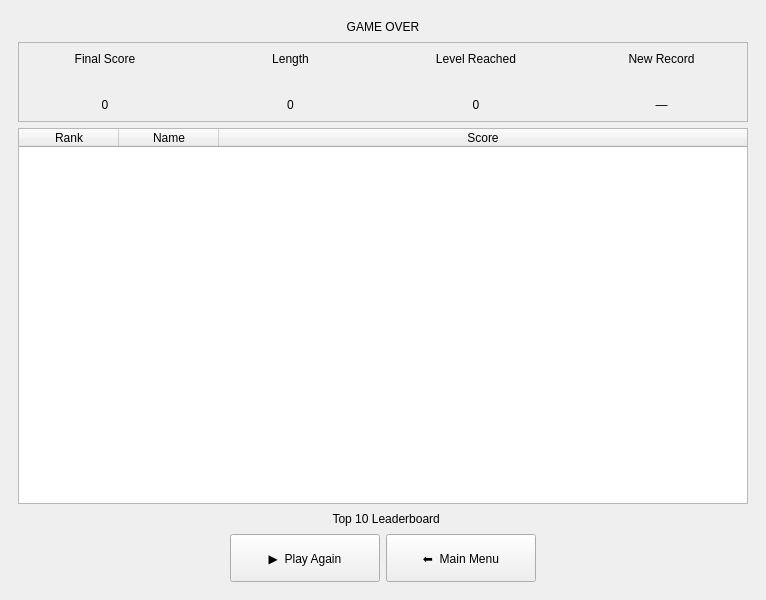
<?xml version="1.0" encoding="UTF-8"?>
<ui version="4.0">
 <class>MainWindow</class>
 <widget class="QMainWindow" name="MainWindow">
  <property name="geometry">
   <rect>
    <x>0</x>
    <y>0</y>
    <width>766</width>
    <height>600</height>
   </rect>
  </property>
  <property name="minimumSize">
   <size>
    <width>700</width>
    <height>600</height>
   </size>
  </property>
  <property name="windowTitle">
   <string>Snake++</string>
  </property>
  <widget class="QWidget" name="centralwidget">
   <layout class="QVBoxLayout" name="verticalLayout_4">
    <item>
     <widget class="QStackedWidget" name="stackedWidget">
      <property name="currentIndex">
       <number>2</number>
      </property>
      <widget class="QWidget" name="pagMenu">
       <layout class="QVBoxLayout" name="verticalLayout_3">
        <item>
         <widget class="QLabel" name="lblTitle">
          <property name="sizePolicy">
           <sizepolicy hsizetype="Expanding" vsizetype="Expanding">
            <horstretch>0</horstretch>
            <verstretch>0</verstretch>
           </sizepolicy>
          </property>
          <property name="font">
           <font>
            <family>Segoe UI</family>
            <pointsize>72</pointsize>
            <italic>false</italic>
            <bold>true</bold>
           </font>
          </property>
          <property name="styleSheet">
           <string notr="true">font: 700 72pt &quot;Segoe UI&quot;;

            color: rgb(255, 33, 244);

            background : qlineargradient(spread:pad, x1:0, y1:1, x2:0, y2:0,
            stop:0 rgba(0, 0, 0, 255),
            stop:0.05 rgba(14, 8, 73, 255),
            stop:0.36 rgba(28, 17, 145, 255),
            stop:0.6 rgba(126, 14, 81, 255),
            stop:0.75 rgba(234, 11, 11, 255),
            stop:0.79 rgba(244, 70, 5, 255),
            stop:0.86 rgba(255, 136, 0, 255),
            stop:0.935 rgba(239, 236, 55, 255))</string>
          </property>
          <property name="frameShape">
           <enum>QFrame::Shape::Box</enum>
          </property>
          <property name="frameShadow">
           <enum>QFrame::Shadow::Sunken</enum>
          </property>
          <property name="text">
           <string>🐍 Snake++</string>
          </property>
          <property name="textFormat">
           <enum>Qt::TextFormat::AutoText</enum>
          </property>
          <property name="scaledContents">
           <bool>true</bool>
          </property>
          <property name="alignment">
           <set>Qt::AlignmentFlag::AlignCenter</set>
          </property>
         </widget>
        </item>
        <item>
         <widget class="QLabel" name="lblSubtitle">
          <property name="text">
           <string/>
          </property>
          <property name="alignment">
           <set>Qt::AlignmentFlag::AlignCenter</set>
          </property>
         </widget>
        </item>
        <item>
         <widget class="QLabel" name="lblName">
          <property name="sizePolicy">
           <sizepolicy hsizetype="Preferred" vsizetype="Preferred">
            <horstretch>0</horstretch>
            <verstretch>0</verstretch>
           </sizepolicy>
          </property>
          <property name="font">
           <font>
            <family>Times New Roman</family>
            <pointsize>28</pointsize>
            <italic>false</italic>
            <bold>true</bold>
           </font>
          </property>
          <property name="styleSheet">
           <string notr="true">color: rgb(68, 197, 160);
            font: 700 &quot;Times New Roman&quot;;
            font: 28pt;
            font: 700 28pt &quot;Times New Roman&quot;;</string>
          </property>
          <property name="text">
           <string>Player Name</string>
          </property>
          <property name="scaledContents">
           <bool>true</bool>
          </property>
          <property name="alignment">
           <set>Qt::AlignmentFlag::AlignCenter</set>
          </property>
         </widget>
        </item>
        <item>
         <widget class="QLineEdit" name="inputPlayerName">
          <property name="maxLength">
           <number>20</number>
          </property>
          <property name="placeholderText">
           <string>Enter your name...</string>
          </property>
         </widget>
        </item>
        <item>
         <widget class="QLabel" name="lblDifficulty">
          <property name="font">
           <font>
            <family>Times New Roman</family>
            <pointsize>28</pointsize>
            <italic>false</italic>
            <bold>true</bold>
           </font>
          </property>
          <property name="styleSheet">
           <string notr="true">color: rgb(68, 197, 160);
            font: 700 &quot;Times New Roman&quot;;
            font: 28pt;
            font: 700 28pt &quot;Times New Roman&quot;;</string>
          </property>
          <property name="text">
           <string>Difficulty</string>
          </property>
          <property name="alignment">
           <set>Qt::AlignmentFlag::AlignBottom|Qt::AlignmentFlag::AlignHCenter</set>
          </property>
         </widget>
        </item>
        <item>
         <layout class="QHBoxLayout">
          <property name="sizeConstraint">
           <enum>QLayout::SizeConstraint::SetDefaultConstraint</enum>
          </property>
          <item>
           <widget class="QComboBox" name="comboDifficulty">
            <item>
             <property name="text">
              <string>Easy — Slow speed, no obstacles</string>
             </property>
            </item>
            <item>
             <property name="text">
              <string>Medium — Moderate speed, some obstacles</string>
             </property>
            </item>
            <item>
             <property name="text">
              <string>Hard — Fast speed, many obstacles</string>
             </property>
            </item>
            <item>
             <property name="text">
              <string>Insane — Maximum speed, maze obstacles</string>
             </property>
            </item>
           </widget>
          </item>
         </layout>
        </item>
        <item>
         <widget class="QLabel" name="lblMode">
          <property name="font">
           <font>
            <family>Times New Roman</family>
            <pointsize>28</pointsize>
            <italic>false</italic>
            <bold>true</bold>
           </font>
          </property>
          <property name="styleSheet">
           <string notr="true">color: rgb(68, 197, 160);
            font: 700 &quot;Times New Roman&quot;;
            font: 28pt;
            font: 700 28pt &quot;Times New Roman&quot;;</string>
          </property>
          <property name="text">
           <string>Game Mode</string>
          </property>
          <property name="alignment">
           <set>Qt::AlignmentFlag::AlignCenter</set>
          </property>
         </widget>
        </item>
        <item>
         <layout class="QHBoxLayout">
          <item>
           <widget class="QComboBox" name="comboMode">
            <item>
             <property name="text">
              <string>Classic — Eat food, grow, survive</string>
             </property>
            </item>
            <item>
             <property name="text">
              <string>Time Attack — Score as much as possible in 60s</string>
             </property>
            </item>
            <item>
             <property name="text">
              <string>Level Rush — Clear levels as fast as possible</string>
             </property>
            </item>
           </widget>
          </item>
         </layout>
        </item>
        <item>
         <widget class="QLabel" name="lblWrap">
          <property name="font">
           <font>
            <family>Times New Roman</family>
            <pointsize>28</pointsize>
            <italic>false</italic>
            <bold>true</bold>
            <underline>false</underline>
           </font>
          </property>
          <property name="styleSheet">
           <string notr="true">color: rgb(68, 197, 160);
            font: 700 &quot;Times New Roman&quot;;
            font: 28pt;
            font: 700 28pt &quot;Times New Roman&quot;;</string>
          </property>
          <property name="text">
           <string>Wall Wrap</string>
          </property>
          <property name="alignment">
           <set>Qt::AlignmentFlag::AlignCenter</set>
          </property>
         </widget>
        </item>
        <item>
         <layout class="QHBoxLayout">
          <item>
           <spacer name="horizontalSpacer_2">
            <property name="orientation">
             <enum>Qt::Orientation::Horizontal</enum>
            </property>
            <property name="sizeHint" stdset="0">
             <size>
              <width>40</width>
              <height>20</height>
             </size>
            </property>
           </spacer>
          </item>
          <item>
           <widget class="QCheckBox" name="chkWallWrap">
            <property name="text">
             <string>Enable (pass through walls)</string>
            </property>
           </widget>
          </item>
          <item>
           <spacer>
            <property name="orientation">
             <enum>Qt::Orientation::Horizontal</enum>
            </property>
            <property name="sizeHint" stdset="0">
             <size>
              <width>0</width>
              <height>0</height>
             </size>
            </property>
           </spacer>
          </item>
         </layout>
        </item>
        <item>
         <widget class="QLabel" name="lblBoardSize">
          <property name="text">
           <string/>
          </property>
         </widget>
        </item>
        <item>
         <layout class="QHBoxLayout">
          <item>
           <spacer>
            <property name="orientation">
             <enum>Qt::Orientation::Horizontal</enum>
            </property>
            <property name="sizeHint" stdset="0">
             <size>
              <width>0</width>
              <height>0</height>
             </size>
            </property>
           </spacer>
          </item>
          <item>
           <widget class="QPushButton" name="btnStart">
            <property name="minimumSize">
             <size>
              <width>160</width>
              <height>48</height>
             </size>
            </property>
            <property name="text">
             <string> Start Game</string>
            </property>
           </widget>
          </item>
          <item>
           <widget class="QPushButton" name="btnLeaderboard">
            <property name="minimumSize">
             <size>
              <width>160</width>
              <height>48</height>
             </size>
            </property>
            <property name="text">
             <string>Leaderboard</string>
            </property>
           </widget>
          </item>
          <item>
           <widget class="QPushButton" name="btnQuit">
            <property name="minimumSize">
             <size>
              <width>100</width>
              <height>48</height>
             </size>
            </property>
            <property name="text">
             <string> Quit</string>
            </property>
           </widget>
          </item>
          <item>
           <spacer>
            <property name="orientation">
             <enum>Qt::Orientation::Horizontal</enum>
            </property>
            <property name="sizeHint" stdset="0">
             <size>
              <width>0</width>
              <height>0</height>
             </size>
            </property>
           </spacer>
          </item>
         </layout>
        </item>
       </layout>
      </widget>
      <widget class="QWidget" name="pagGame">
       <layout class="QVBoxLayout" name="gameLayout">
        <property name="spacing">
         <number>0</number>
        </property>
        <item>
         <widget class="QFrame" name="frmHud">
          <property name="frameShape">
           <enum>QFrame::Shape::StyledPanel</enum>
          </property>
          <layout class="QHBoxLayout" name="hudLayout">
           <property name="spacing">
            <number>24</number>
           </property>
           <item>
            <layout class="QVBoxLayout">
             <item>
              <widget class="QLabel" name="lblScoreCaption">
               <property name="text">
                <string>SCORE</string>
               </property>
              </widget>
             </item>
             <item>
              <widget class="QLabel" name="lblScoreValue">
               <property name="text">
                <string>0</string>
               </property>
              </widget>
             </item>
            </layout>
           </item>
           <item>
            <layout class="QVBoxLayout">
             <item>
              <widget class="QLabel" name="lblSpeedCaption">
               <property name="text">
                <string>SPEED</string>
               </property>
              </widget>
             </item>
             <item>
              <widget class="QLabel" name="lblSpeedValue">
               <property name="text">
                <string>Slow</string>
               </property>
              </widget>
             </item>
            </layout>
           </item>
           <item>
            <layout class="QVBoxLayout">
             <property name="spacing">
              <number>10</number>
             </property>
             <item>
              <widget class="QLabel" name="lblLengthCaption">
               <property name="text">
                <string>LENGTH</string>
               </property>
              </widget>
             </item>
             <item>
              <widget class="QLabel" name="lblLengthValue">
               <property name="text">
                <string>4</string>
               </property>
              </widget>
             </item>
            </layout>
           </item>
           <item>
            <layout class="QVBoxLayout">
             <item>
              <widget class="QLabel" name="lblLevelCaption">
               <property name="text">
                <string>LEVEL</string>
               </property>
              </widget>
             </item>
             <item>
              <widget class="QLabel" name="lblLevelValue">
               <property name="text">
                <string>1</string>
               </property>
              </widget>
             </item>
            </layout>
           </item>
           <item>
            <spacer>
             <property name="orientation">
              <enum>Qt::Orientation::Horizontal</enum>
             </property>
             <property name="sizeHint" stdset="0">
              <size>
               <width>0</width>
               <height>0</height>
              </size>
             </property>
            </spacer>
           </item>
           <item>
            <widget class="QPushButton" name="btnPause">
             <property name="minimumSize">
              <size>
               <width>90</width>
               <height>34</height>
              </size>
             </property>
             <property name="text">
              <string> Pause</string>
             </property>
            </widget>
           </item>
           <item>
            <widget class="QPushButton" name="btnMenuFromGame">
             <property name="minimumSize">
              <size>
               <width>90</width>
               <height>34</height>
              </size>
             </property>
             <property name="text">
              <string> Menu</string>
             </property>
            </widget>
           </item>
          </layout>
         </widget>
        </item>
        <item>
         <widget class="QWidget" name="gameCanvas" native="true">
          <property name="sizePolicy">
           <sizepolicy hsizetype="Expanding" vsizetype="Expanding">
            <horstretch>0</horstretch>
            <verstretch>0</verstretch>
           </sizepolicy>
          </property>
         </widget>
        </item>
        <item>
         <widget class="QFrame" name="frmControls">
          <property name="frameShape">
           <enum>QFrame::Shape::StyledPanel</enum>
          </property>
          <layout class="QHBoxLayout">
           <item>
            <widget class="QLabel" name="lblControls">
             <property name="text">
              <string>Controls:  ↑ ↓ ← →  move  |  P  pause  |  ESC  menu</string>
             </property>
            </widget>
           </item>
           <item>
            <spacer>
             <property name="orientation">
              <enum>Qt::Orientation::Horizontal</enum>
             </property>
             <property name="sizeHint" stdset="0">
              <size>
               <width>0</width>
               <height>0</height>
              </size>
             </property>
            </spacer>
           </item>
           <item>
            <widget class="QLabel" name="lblTimer">
             <property name="text">
              <string>Time: 0:00</string>
             </property>
            </widget>
           </item>
          </layout>
         </widget>
        </item>
       </layout>
      </widget>
      <widget class="QWidget" name="pagGameOver">
       <layout class="QVBoxLayout" name="verticalLayout">
        <item>
         <widget class="QLabel" name="lblGameOver">
          <property name="text">
           <string>GAME OVER</string>
          </property>
          <property name="alignment">
           <set>Qt::AlignmentFlag::AlignCenter</set>
          </property>
         </widget>
        </item>
        <item>
         <widget class="QFrame" name="frmStats">
          <property name="frameShape">
           <enum>QFrame::Shape::StyledPanel</enum>
          </property>
          <layout class="QHBoxLayout">
           <property name="spacing">
            <number>32</number>
           </property>
           <item>
            <layout class="QVBoxLayout">
             <item>
              <widget class="QLabel" name="lblFinalScoreCaption">
               <property name="text">
                <string>Final Score</string>
               </property>
               <property name="alignment">
                <set>Qt::AlignmentFlag::AlignCenter</set>
               </property>
              </widget>
             </item>
             <item>
              <widget class="QLabel" name="lblFinalScore">
               <property name="text">
                <string>0</string>
               </property>
               <property name="alignment">
                <set>Qt::AlignmentFlag::AlignCenter</set>
               </property>
              </widget>
             </item>
            </layout>
           </item>
           <item>
            <layout class="QVBoxLayout">
             <item>
              <widget class="QLabel" name="lblFinalLengthCaption">
               <property name="text">
                <string>Length</string>
               </property>
               <property name="alignment">
                <set>Qt::AlignmentFlag::AlignCenter</set>
               </property>
              </widget>
             </item>
             <item>
              <widget class="QLabel" name="lblFinalLength">
               <property name="text">
                <string>0</string>
               </property>
               <property name="alignment">
                <set>Qt::AlignmentFlag::AlignCenter</set>
               </property>
              </widget>
             </item>
            </layout>
           </item>
           <item>
            <layout class="QVBoxLayout">
             <item>
              <widget class="QLabel" name="lblFinalLevelCaption">
               <property name="text">
                <string>Level Reached</string>
               </property>
               <property name="alignment">
                <set>Qt::AlignmentFlag::AlignCenter</set>
               </property>
              </widget>
             </item>
             <item>
              <widget class="QLabel" name="lblFinalLevel">
               <property name="text">
                <string>0</string>
               </property>
               <property name="alignment">
                <set>Qt::AlignmentFlag::AlignCenter</set>
               </property>
              </widget>
             </item>
            </layout>
           </item>
           <item>
            <layout class="QVBoxLayout">
             <item>
              <widget class="QLabel" name="lblNewRecordCaption">
               <property name="text">
                <string>New Record</string>
               </property>
               <property name="alignment">
                <set>Qt::AlignmentFlag::AlignCenter</set>
               </property>
              </widget>
             </item>
             <item>
              <widget class="QLabel" name="lblNewRecord">
               <property name="text">
                <string>—</string>
               </property>
               <property name="alignment">
                <set>Qt::AlignmentFlag::AlignCenter</set>
               </property>
              </widget>
             </item>
            </layout>
           </item>
          </layout>
         </widget>
        </item>
        <item>
         <widget class="QTableWidget" name="tableLeaderboard">
          <property name="sizePolicy">
           <sizepolicy hsizetype="Expanding" vsizetype="Expanding">
            <horstretch>100</horstretch>
            <verstretch>0</verstretch>
           </sizepolicy>
          </property>
          <property name="maximumSize">
           <size>
            <width>16777215</width>
            <height>376</height>
           </size>
          </property>
          <property name="editTriggers">
           <set>QAbstractItemView::EditTrigger::NoEditTriggers</set>
          </property>
          <property name="alternatingRowColors">
           <bool>true</bool>
          </property>
          <property name="selectionMode">
           <enum>QAbstractItemView::SelectionMode::NoSelection</enum>
          </property>
          <attribute name="horizontalHeaderCascadingSectionResizes">
           <bool>false</bool>
          </attribute>
          <attribute name="horizontalHeaderHighlightSections">
           <bool>true</bool>
          </attribute>
          <attribute name="horizontalHeaderShowSortIndicator" stdset="0">
           <bool>true</bool>
          </attribute>
          <attribute name="horizontalHeaderStretchLastSection">
           <bool>true</bool>
          </attribute>
          <attribute name="verticalHeaderVisible">
           <bool>true</bool>
          </attribute>
          <attribute name="verticalHeaderShowSortIndicator" stdset="0">
           <bool>false</bool>
          </attribute>
          <attribute name="verticalHeaderStretchLastSection">
           <bool>false</bool>
          </attribute>
          <column>
           <property name="text">
            <string>Rank</string>
           </property>
          </column>
          <column>
           <property name="text">
            <string>Name</string>
           </property>
          </column>
          <column>
           <property name="text">
            <string>Score</string>
           </property>
          </column>
         </widget>
        </item>
        <item>
         <widget class="QLabel" name="lblLeaderboardTitle">
          <property name="text">
           <string>  Top 10 Leaderboard</string>
          </property>
          <property name="alignment">
           <set>Qt::AlignmentFlag::AlignCenter</set>
          </property>
         </widget>
        </item>
        <item>
         <layout class="QHBoxLayout">
          <item>
           <spacer>
            <property name="orientation">
             <enum>Qt::Orientation::Horizontal</enum>
            </property>
            <property name="sizeHint" stdset="0">
             <size>
              <width>0</width>
              <height>0</height>
             </size>
            </property>
           </spacer>
          </item>
          <item>
           <widget class="QPushButton" name="btnPlayAgain">
            <property name="minimumSize">
             <size>
              <width>150</width>
              <height>48</height>
             </size>
            </property>
            <property name="text">
             <string>▶  Play Again</string>
            </property>
           </widget>
          </item>
          <item>
           <widget class="QPushButton" name="btnBackToMenu">
            <property name="minimumSize">
             <size>
              <width>150</width>
              <height>48</height>
             </size>
            </property>
            <property name="text">
             <string>⬅  Main Menu</string>
            </property>
           </widget>
          </item>
          <item>
           <spacer>
            <property name="orientation">
             <enum>Qt::Orientation::Horizontal</enum>
            </property>
            <property name="sizeHint" stdset="0">
             <size>
              <width>0</width>
              <height>0</height>
             </size>
            </property>
           </spacer>
          </item>
         </layout>
        </item>
       </layout>
      </widget>
     </widget>
    </item>
   </layout>
  </widget>
 </widget>
 <resources/>
 <connections/>
</ui>
